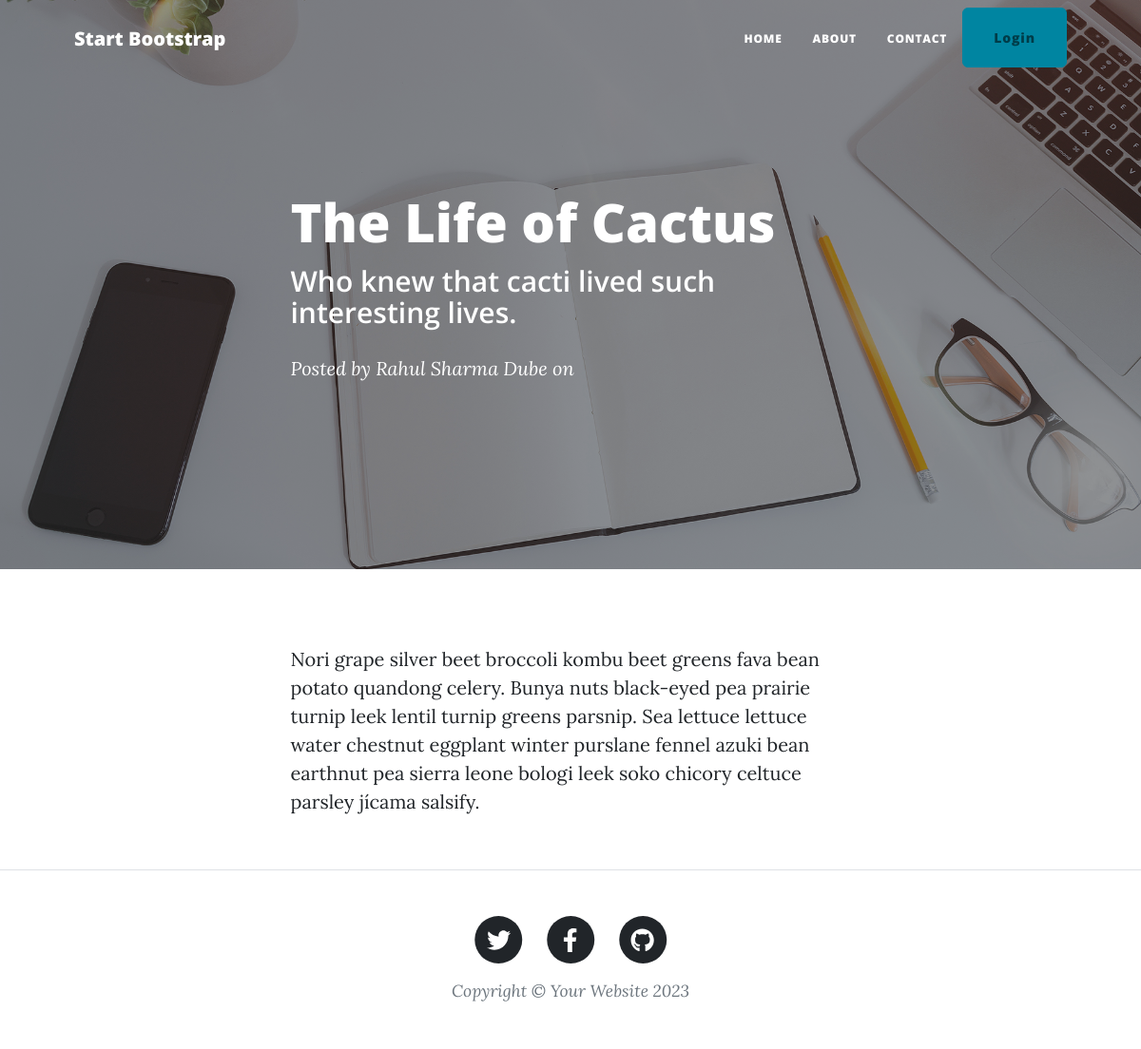
The app's page /post/2/ with its own data.
### demo/models.py (models this page shows)
class AddBlogs(models.Model):
    user=models.ForeignKey(User,on_delete=models.SET_NULL,null=True,blank=True,related_name="user_detail")
    AuthorName=models.CharField(max_length=100)
    Title = models.CharField(max_length=250)
    Subtitle= models.TextField()
    Body = models.TextField()
    Date=models.DateField(default=date.today)

### demo/views.py (the view)
# urls.py: path('post/<int:id>/',post_page,name="post_page"),
def post_page(request,id):
    post_data = AddBlogs.objects.filter(id=id).get()
    return render(request,"post.html",context={"post_data":post_data})

### demo/templates/post.html (shortened to what this page needs)
{% extends "header.html" %}
{% block content %}
        <header class="masthead" style="background-image: url('../static/assets/img/home-bg.jpg')">
            <div class="container position-relative px-4 px-lg-5">
                <div class="row gx-4 gx-lg-5 justify-content-center">
                    <div class="col-md-10 col-lg-8 col-xl-7">
                        <div class="post-heading">
                            <h1>{{post_data.Title}}</h1>
                            <h2 class="subheading">{{post_data.Subtitle}}</h2>
                            <span class="meta">
                                Posted by
                                <a href="#!">{{post_data.AuthorName}}</a>
                                on {{pos_data.Date}}
                            </span>
                        </div>
                    </div>
                </div>
            </div>
        </header>
        <article class="mb-4">
            <div class="container px-4 px-lg-5">
                <div class="row gx-4 gx-lg-5 justify-content-center">
                    <div class="col-md-10 col-lg-8 col-xl-7">
                        <p>{{post_data.Body}}</p>
                    </div>
                </div>
            </div>
        </article>
{% endblock %}

### records on screen
AddBlogs: Title "The Life of Cactus", Subtitle "Who knew that cacti lived such interesting lives.", AuthorName "Rahul Sharma Dube", Body "Nori grape silver beet broccoli kombu beet greens fava bean potato quandong celery. Bunya nuts black-eyed pea prairie turnip leek lentil turnip greens parsnip. Sea lettuce lettuce water chestnut eggplant winter purslane fennel azuki bean earthnut pea sierra leone bologi leek soko chicory celtuce parsley jícama salsify."
